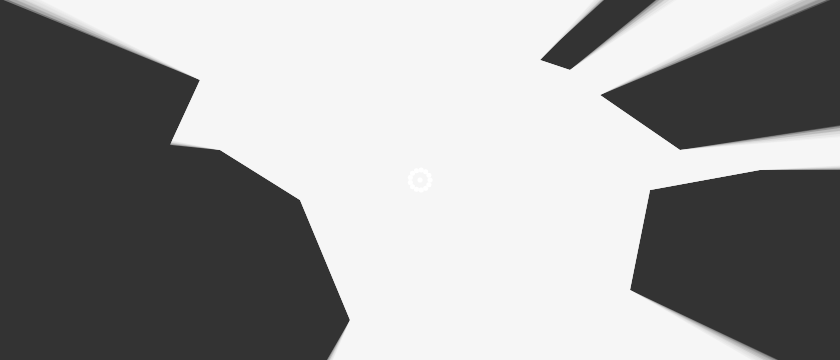
Frame 1 (no input)
Frame 60 (no input): identical to frame 1, image omitted
Frame 120 (the mouse pressed at the canvas centre since frame 60): identical to frame 1, image omitted

The p5.js sketch that drew this single still picture (run headless with seeded random() and noise() and a simulated clock; from frame 60 on, the mouse is pressed at the canvas centre):

// p5.js sketch
// ── sketch.js
var Canvass;

let bounds = [];
var orbs = [];



function setup() {
    Cannvass = createCanvas(840,360);
    background(51);

    initBiundaries();

    orb = new Orb(createVector(0,0));
    orb.update(width/2,height/2);
    orbs.push(orb);

    var dirn; 
    let N = 13;
    dirn = createVector(10,0);
    for(var i = 0; i < N; i++){
        orb = new Orb(dirn);
        orb.update(width/2, height/2);
        dirn.rotate(TWO_PI/N)
        orbs.push(orb);
    }
    
}

function draw() {
    background(51);

    // for(bound of bounds){
    //     bound.show();
    // }

    for(var orb of orbs){
        orb.show();
        orb.update(mouseX,mouseY);
    }



   
    
}


function keyPressed() {
    
    if(keyCode == DELETE){
        console.log('Animation Stopped');
        noLoop();
    }
}




// ── boundary.js
class Boundary {

    constructor(seg){
        this.a = createVector(seg.a.x,seg.a.y);
        this.b = createVector(seg.b.x,seg.b.y);
    }

    show() {
        stroke(150);
        strokeWeight(5)
        line(this.a.x,this.a.y,this.b.x,this.b.y);
    }

    intersect(p,dir){
        let T2 = (  dir.y*(this.a.x - p.x) - dir.x*(this.a.y - p.y)  ) / (  dir.x*(this.b.y-this.a.y) - dir.y*(this.b.x-this.a.x)  )
        let T1 = (  (this.a.x - p.x) + T2*(this.b.x-this.a.x)  )/(dir.x);

        if(( T1 >= 0) & (T2 >= 0 ) & (T2 <= 1)) return T1
        else return Infinity;
    }
}


function initBiundaries(){

    let segments = [
    
        // Border
        {a:{x:0,y:0}, b:{x:840,y:0}},
        {a:{x:840,y:0}, b:{x:840,y:360}},
        {a:{x:840,y:360}, b:{x:0,y:360}},
        {a:{x:0,y:360}, b:{x:0,y:0}},
        // Polygon #1
        {a:{x:100,y:150}, b:{x:120,y:50}},
        {a:{x:120,y:50}, b:{x:200,y:80}},
        {a:{x:200,y:80}, b:{x:140,y:210}},
        {a:{x:140,y:210}, b:{x:100,y:150}},
        // Polygon #2
        {a:{x:100,y:200}, b:{x:120,y:250}},
        {a:{x:120,y:250}, b:{x:60,y:300}},
        {a:{x:60,y:300}, b:{x:100,y:200}},
        // Polygon #3
        {a:{x:200,y:260}, b:{x:220,y:150}},
        {a:{x:220,y:150}, b:{x:300,y:200}},
        {a:{x:300,y:200}, b:{x:350,y:320}},
        {a:{x:350,y:320}, b:{x:200,y:260}},
        // Polygon #4
        {a:{x:540,y:60}, b:{x:560,y:40}},
        {a:{x:560,y:40}, b:{x:570,y:70}},
        {a:{x:570,y:70}, b:{x:540,y:60}},
        // Polygon #5
        {a:{x:650,y:190}, b:{x:760,y:170}},
        {a:{x:760,y:170}, b:{x:740,y:270}},
        {a:{x:740,y:270}, b:{x:630,y:290}},
        {a:{x:630,y:290}, b:{x:650,y:190}},
        // Polygon #6
        {a:{x:600,y:95}, b:{x:780,y:50}},
        {a:{x:780,y:50}, b:{x:680,y:150}},
        {a:{x:680,y:150}, b:{x:600,y:95}}]
        
        for (seg of segments){
            bounds.push(new Boundary(seg));
        }
    
    }
// ── rays.js
class Ray {

    constructor(pos,epos,off){

        this.pos = pos;
        this.epos = epos;
        this.off = off;
        this.dir = (createVector(epos.x-pos.x,epos.y-pos.y)).setMag(1);
        this.mag = 100;
    }

    show(){
        if(this.mag < Infinity){
            
            // Draw lines
            push();
                strokeWeight(1);
                stroke(10);
                line(this.pos.x,this.pos.y,this.pos.x + this.mag*this.dir.x,this.pos.y + this.mag*this.dir.y);
            pop();

            // Draw end ellipsis
            push();
                strokeWeight(0.1);
                fill(44)
                ellipse(this.pos.x + this.mag*this.dir.x,this.pos.y + this.mag*this.dir.y,10)
            pop();
        }
    }

    update(pos){
        this.pos = pos;
        this.dir.x  = this.epos.x-pos.x
        this.dir.y =  this.epos.y-pos.y
        this.dir = this.dir.setMag(1);
        this.dir.rotate(this.off);
    }

}


class Orb {

    constructor(offset){
        this.offset = offset.copy();
        this.pos = createVector(width/2 + this.offset.x,height/2 + this.offset.y);
        this.rays = [];
        
        // Adding all rays
        for(var bound of bounds){
            // First point
            this.rays.push( new Ray(this.pos,bound.a,0) );
            this.rays.push( new Ray(this.pos,bound.a, 0.0001) );
            this.rays.push( new Ray(this.pos,bound.a,-0.0001) );


            // Second point
            this.rays.push( new Ray(this.pos,bound.b,0) );
            this.rays.push( new Ray(this.pos,bound.b, 0.0001) );
            this.rays.push( new Ray(this.pos,bound.b,-0.0001) );
        
        }
       
    }


    drawLight(){

        this.rays.sort(this.raySort);
        push()
            noStroke();
            fill(255,50);
            beginShape()
            for (let ray of this.rays){
                vertex(ray.pos.x + ray.mag*ray.dir.x,ray.pos.y + ray.mag*ray.dir.y)
            }
            endShape(CLOSE)
        pop();
    }
 

    show(){

        this.drawLight();

        push();
            fill(255);
            noStroke();
            ellipse(this.pos.x,this.pos.y,5)
        pop();

        //for (var ray of this.rays) ray.show();
    }

    update(x,y){

        if (x > 0 & x < width){
            if(y > 0 & y < height){
                this.pos.x=this.offset.x + x;
                this.pos.y=this.offset.y + y;
                for (var i = 0; i < this.rays.length;i++) {
                    this.rays[i].update(this.pos)
                    let rmagold = Infinity;
                    for(let bound of bounds){
                        let rmag = bound.intersect(this.rays[i].pos,this.rays[i].dir);
                        if(rmag < rmagold) rmagold = rmag;
                    }
                    this.rays[i].mag = rmagold;
                }
            }
        }
    }


    raySort(a,b){
        return a.dir.heading() - b.dir.heading();
    }
}
